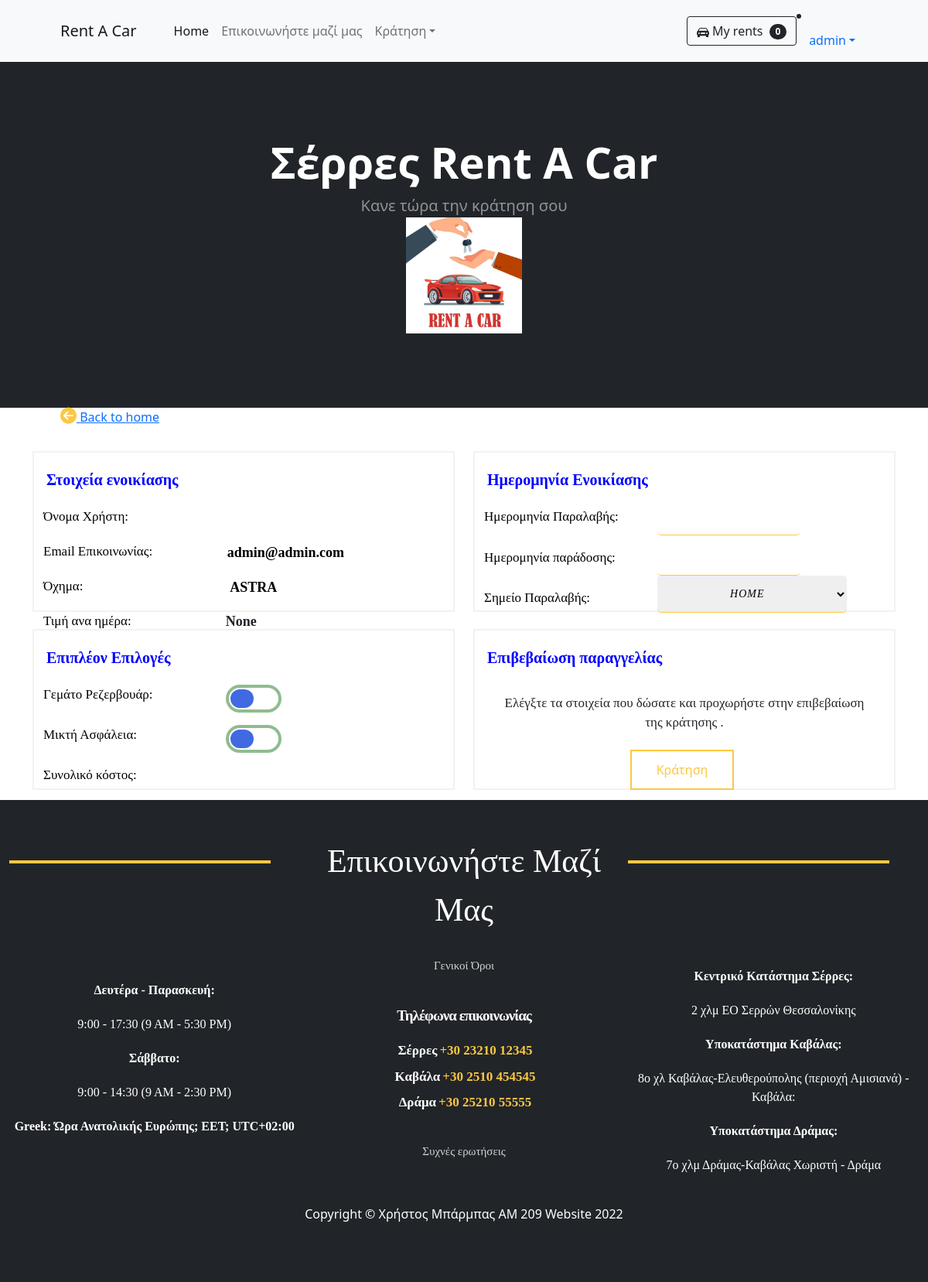
/createRental/34/ (signed in), run on an earlier commit of the app's database.
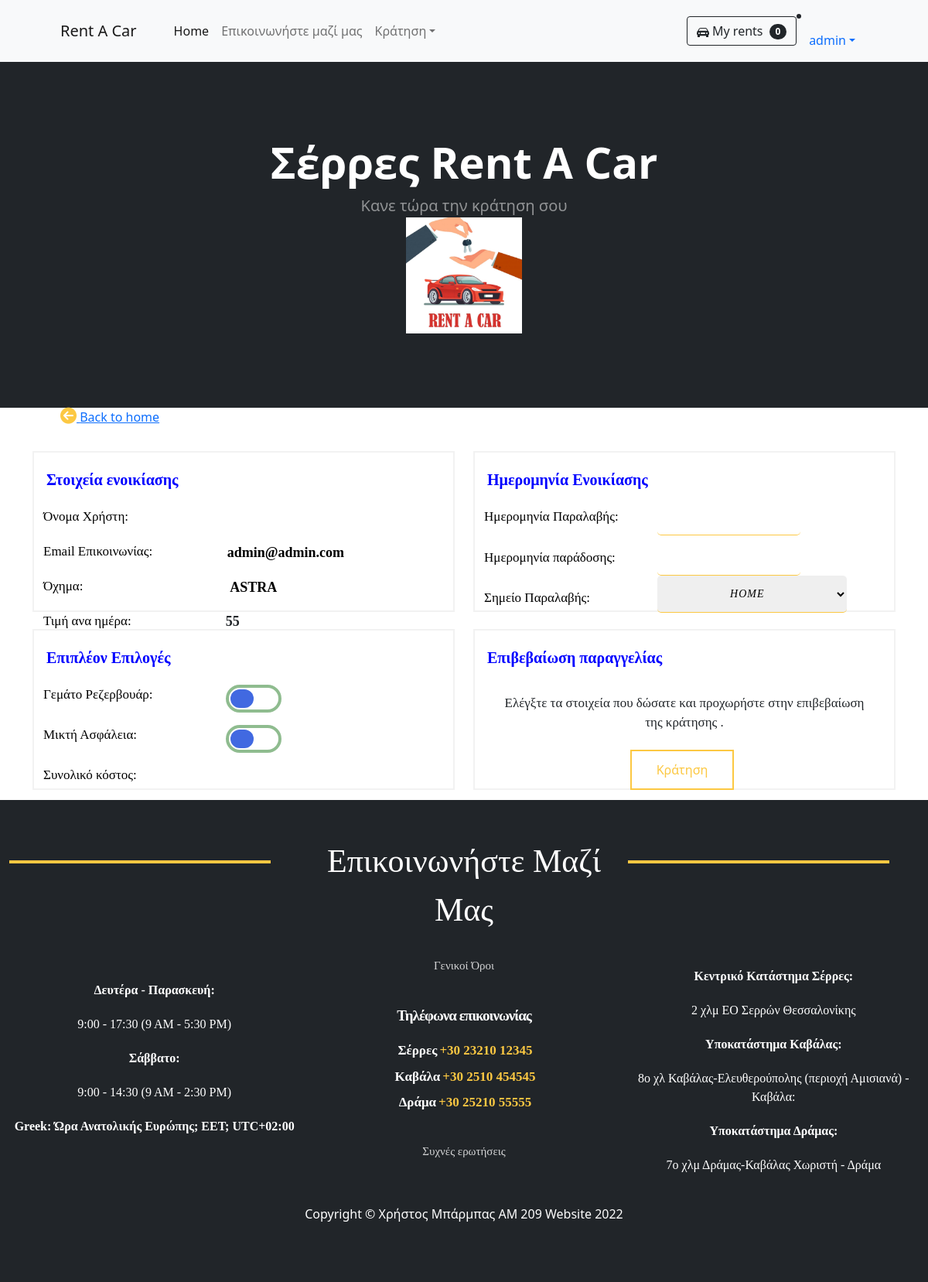
And on a later commit of the database.
### carRental/models.py (models this page shows, shortened)
class Car (models.Model):
    carModel = models.CharField(max_length=100, blank=False, default='')
    manufacturer = models.ForeignKey('Manufacturer', null=True, on_delete=models.CASCADE)
    type = models.CharField(choices=TYPE_CHOICES, default='', max_length=15)
    transmission = models.CharField(choices=TRANSMISSION_CHOICES, default='', max_length=15)
    carImage = models.ImageField(null=True)
    owner = models.ForeignKey('auth.User', related_name='car', on_delete=models.CASCADE, null=True)
    price = models.CharField(max_length=10, null=True, blank=True)
    insurance = models.IntegerField(null=True, blank=True)
    tank = models.IntegerField(null=True, blank=True)

### carRental/views.py (the view)
# urls.py: path('createRental/<str:pk>/', views.createRental, name='createRental'),
@login_required(login_url='home.html')
def createRental(request, pk):
    dataHolder = []
    dataClean = []
    current = request.user
    carData = Car.objects.get(id=pk)
    pickupPlace = PlaceToStart.objects.all()
    rawData = Rental.objects.filter(carId=pk)
    priceOfAddi = Extras.objects.last()
    for x in rawData:
        if x.finishDate > datetime.now().date():
            srtDate = x.startDate
            endDate = x.finishDate
            delta = endDate - srtDate
            dataHolder = [(srtDate + timedelta(days=i)) for i in range(delta.days + 1)]
    dataClean = [x.strftime("%m/%d/%Y") for x in dataHolder]
    dataClean = dumps(dataClean)
    context = {
        'current': current,
        'carData': carData,
        'dataClean': dataClean,
        'pickupPlace': pickupPlace,
        'priceOfAddi': priceOfAddi
    }
    return render(request, 'rental.html', context, )

### carRental/templates/rental.html (shortened to what the changed rows need)
{% extends 'main.html' %}
{% load static  %}
{% block content %}
<form class="container">
    <form action="{% url 'order' pk=carData.pk  %}" method="POST" id="formRental">
        <div class="row">
            <div class="col-12 col-md-6">
                <div class="conUserData">
                    <div class="row">
                        <div class="col-7">
                            <div class="UserData">
                                <label>
                                    <input class="readOnlyForm" value=" {{ carData.carModel  }}" readonly name='carModel'>
                                </label>
                            </div>
                        </div>
                    </div>
                    <div class="row">
                        <div class="col-7">
                            <div class="UserData" id='priceField'>
                                {{ carData.price }}
                            </div>
                        </div>
                    </div>
                </div>
            </div>
        </div>
    </form>
</form>
{% endblock %}

What changed in the data, as far as the page shows it:
changed Car "ASTRA": price "None" → "55"
